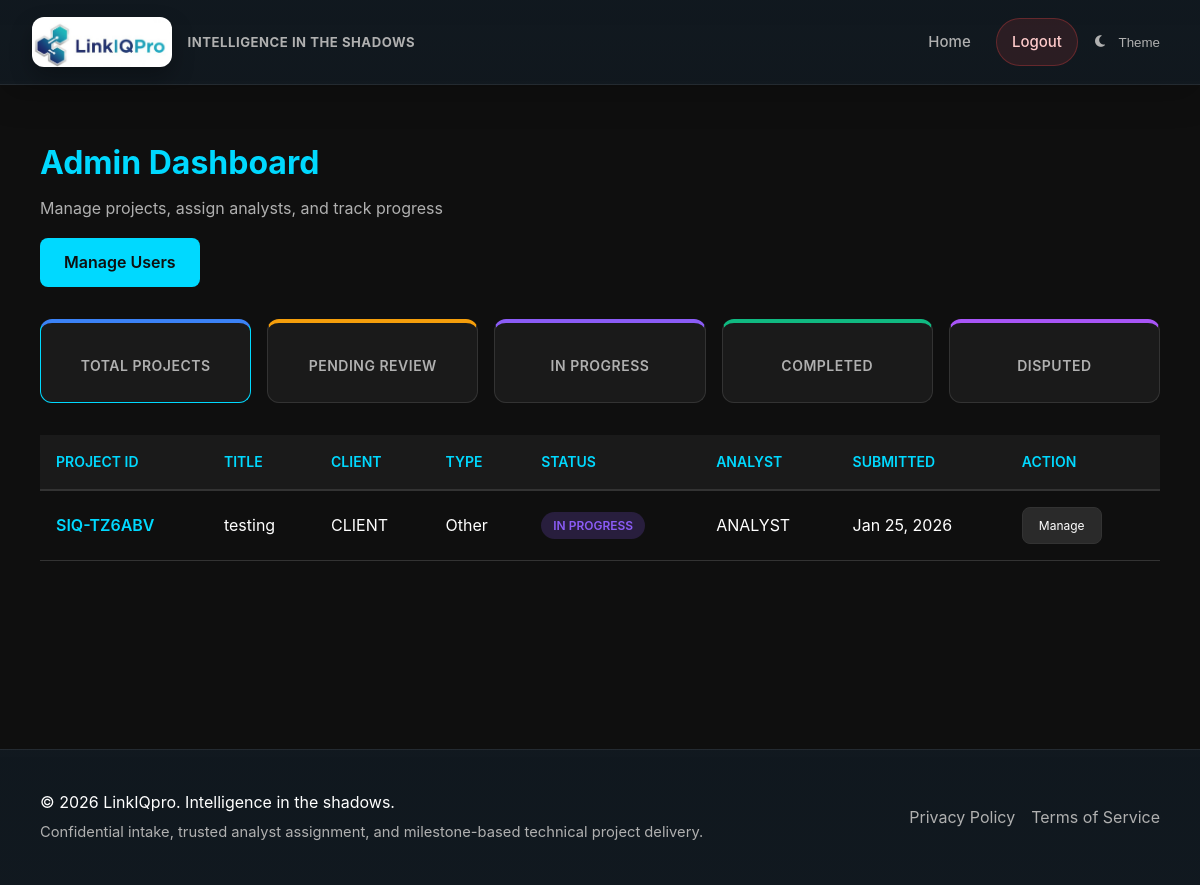
Page /dashboard/admin/ (signed in) on the earlier database version.
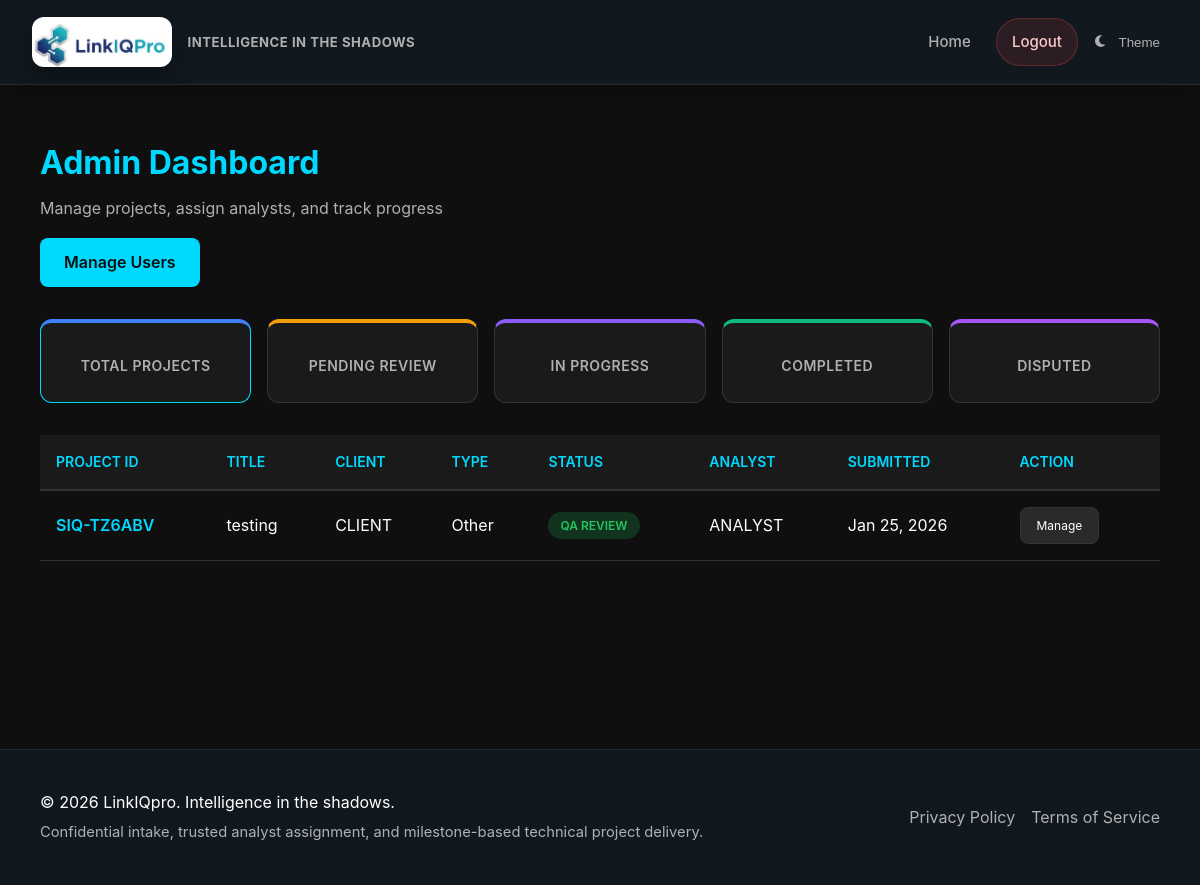
Same page on the later database version.
### apps/projects/models.py (models this page shows, shortened)
class Project(models.Model):
    STATUS_CHOICES = [
        ('submitted', 'Submitted'),
        ('accepted', 'Accepted'),
        ('in_progress', 'In Progress'),
        ('qa', 'QA Review'),
        ('completed', 'Completed'),
        ('rejected', 'Rejected'),
        ('disputed', 'Disputed'),
    ]
    STAGE_CHOICES = [
        ('proposal', 'Proposal'),
        ('data_analysis', 'Data Analysis'),
        ('literature_review', 'Literature Review'),
        ('methodology', 'Methodology'),
        ('full_project', 'Full Project'),
    ]
    SUPPORT_TYPES = [
        ('sample_size', 'Sample Size Calculation'),
        ('analysis_plan', 'Analysis Plan'),
        ('statistical_analysis', 'Statistical Analysis'),
        ('data_cleaning', 'Data Cleaning'),
        ('methodology_review', 'Methodology Review'),
        ('report_writing', 'Report Writing'),
        ('reproducible_notebook', 'Reproducible Notebook'),
        ('other', 'Other'),
    ]
    DEADLINE_RANGE_CHOICES = [
        ('1_5_days', '1 - 5 Days'),
        ('5_10_days', '5 - 10 Days'),
        ('10_20_days', '10 - 20 Days'),
        ('20_30_days', '20 - 30 Days'),
        ('1_2_months', '1 - 2 Months'),
        ('2_3_months', '2 - 3 Months'),
        ('3_plus_months', '3+ Months'),
        ('flexible', 'Flexible / No Rush'),
    ]
    BUDGET_RANGE_CHOICES = [
        ('under_100', 'Under $100'),
        ('100_250', '$100 - $250'),
        ('250_500', '$250 - $500'),
        ('500_1000', '$500 - $1,000'),
        ('1000_2500', '$1,000 - $2,500'),
        ('2500_5000', '$2,500 - $5,000'),
        ('5000_10000', '$5,000 - $10,000'),
        ('10000_plus', '$10,000+'),
        ('discuss', 'Let\'s Discuss'),
    ]
    id = models.UUIDField(primary_key=True, default=uuid.uuid4, editable=False)
    project_id = models.CharField(max_length=20, unique=True, default=generate_project_id)
    client = models.ForeignKey(
        'users.PseudonymousUser',
        on_delete=models.PROTECT,
        related_name='projects'
    )
    assigned_analyst = models.ForeignKey(
        'users.PseudonymousUser',
        on_delete=models.SET_NULL,
        null=True, blank=True,
        related_name='assigned_projects'
    )
    title = models.CharField(max_length=500)
    description = models.TextField()
    stage = models.CharField(max_length=20, choices=STAGE_CHOICES)
    support_type = models.CharField(max_length=50, choices=SUPPORT_TYPES)
    research_area = models.CharField(max_length=255)
    sample_size = models.IntegerField(null=True, blank=True)
    preferred_methods = models.TextField(null=True, blank=True)
    deadline = models.DateField(null=True, blank=True)
    deadline_range = models.CharField(
        max_length=20,
        choices=DEADLINE_RANGE_CHOICES,
        null=True,
        blank=True,
        help_text='Expected timeline for project completion'
    )
    budget_range = models.CharField(
        max_length=20,
        choices=BUDGET_RANGE_CHOICES,
        null=True,
        blank=True,
        help_text='Expected budget range for the project'
    )
    attachment = models.FileField(
        upload_to='project_attachments/%Y/%m/%d/',
        null=True,
        blank=True,
        help_text='Optional document with additional project details'
    )
    attachment_filename = models.CharField(max_length=500, null=True, blank=True)
    status = models.CharField(max_length=20, choices=STATUS_CHOICES, default='submitted')
    confirms_lawful_use = models.BooleanField(default=False)
    confirms_data_rights = models.BooleanField(default=False)
    irb_approval_provided = models.BooleanField(default=False)
    total_price = models.DecimalField(max_digits=10, decimal_places=2, default=0)
    paid_amount = models.DecimalField(max_digits=10, decimal_places=2, default=0)
    released_amount = models.DecimalField(max_digits=10, decimal_places=2, default=0)
    created_at = models.DateTimeField(auto_now_add=True)
    updated_at = models.DateTimeField(auto_now=True)
    completed_at = models.DateTimeField(null=True, blank=True)
    class Meta:
        ordering = ['-created_at']
        db_table = 'core_project'
        indexes = [
            models.Index(fields=['project_id']),
            models.Index(fields=['client', 'status']),
            models.Index(fields=['status']),
        ]

### apps/users/models.py (models this page shows, shortened)
class PseudonymousUser(models.Model):
    id = models.UUIDField(primary_key=True, default=uuid.uuid4, editable=False)
    alias = models.CharField(max_length=255, unique=True)
    email = models.EmailField(null=True, blank=True)  # Deprecated - kept for migration
    email_hash = models.CharField(max_length=64, null=True, blank=True, unique=True)
    password_hash = models.CharField(max_length=255, null=True, blank=True)
    magic_token = models.CharField(max_length=255, unique=True, null=True, blank=True)
    magic_token_expires = models.DateTimeField(null=True, blank=True)
    is_admin = models.BooleanField(default=False)
    is_analyst = models.BooleanField(default=False)
    is_active = models.BooleanField(default=True)
    is_staff = models.BooleanField(default=False)
    is_superuser = models.BooleanField(default=False)
    created_at = models.DateTimeField(auto_now_add=True)
    last_login = models.DateTimeField(null=True, blank=True)
    last_seen = models.DateTimeField(default=timezone.now)
    class Meta:
        ordering = ['-created_at']
        db_table = 'core_pseudonymoususer'  # Keep existing table name
    @property
    def is_authenticated(self):
        return True

### apps/users/views.py (the view)
# urls.py: path('dashboard/admin/', views.admin_dashboard, name='admin_dashboard'),
@admin_required
def admin_dashboard(request):
    from apps.projects.repositories import ProjectRepository
    users = PseudonymousUser.objects.all().order_by('-created_at')
    projects = ProjectRepository.get_all_projects()
    user_service = UserManagementService()
    counts = user_service.get_user_stats()
    return render(request, 'core/admin_dashboard.html', {
        'users': users,
        'projects': projects,
        'user': request.user,
        'total_users': counts['total'],
        'total_clients': counts['clients'],
        'total_analysts': counts['analysts'],
        'total_admins': counts['admins'],
    })

### apps/projects/repositories.py (called while the page is built)
    @staticmethod
    def get_all_projects() -> List[Project]:
        return list(Project.objects.all().order_by('-created_at'))

### apps/users/repositories.py (called while the page is built)
    @staticmethod
    def get_user_counts() -> dict:
        return {
            'total': PseudonymousUser.objects.count(),
            'clients': PseudonymousUser.objects.filter(is_admin=False, is_analyst=False).count(),
            'analysts': PseudonymousUser.objects.filter(is_analyst=True).count(),
            'admins': PseudonymousUser.objects.filter(is_admin=True).count(),
        }

### apps/users/services.py (called while the page is built)
    def get_user_stats(self) -> dict:
        return self.user_repo.get_user_counts()

### core/context_processors.py (called while the page is built)
def chat_users(request):
    if request.user.is_authenticated:
        admins = PseudonymousUser.objects.filter(is_admin=True, is_active=True)
        return {
            'chat_admins': admins,
        }
    return {}

### templates/core/admin_dashboard.html (shortened to what this page needs)
{% extends "base.html" %}
{% block content %}
<div class="admin-header">
    <h1>Admin Dashboard</h1>
    <p>Manage projects, assign analysts, and track progress</p>
    <a href="{% url 'core:admin_user_management' %}" class="btn btn-primary">
        Manage Users
    </a>
</div>
<div class="stats-grid">
    <div class="stat-card total-projects" data-filter="all">
        <div class="label">Total Projects</div>
    </div>
    <div class="stat-card pending-review" data-filter="pending">
        <div class="label">Pending Review</div>
    </div>
    <div class="stat-card in-progress" data-filter="in_progress">
        <div class="label">In Progress</div>
    </div>
    <div class="stat-card completed" data-filter="completed">
        <div class="label">Completed</div>
    </div>
    <div class="stat-card disputed" data-filter="disputed">
        <div class="label">Disputed</div>
    </div>
</div>
<div class="projects-table-container">
    <table class="projects-table">
        <thead>
            <tr>
                <th>Project ID</th>
                <th>Title</th>
                <th>Client</th>
                <th>Type</th>
                <th>Status</th>
                <th>Analyst</th>
                <th>Submitted</th>
                <th>Action</th>
            </tr>
        </thead>
        <tbody id="projectsTableBody">
            {% for project in projects %}
                <tr class="project-row" data-status="{{ project.status }}">
                    <td><a href="{% url 'core:project_triage' project.project_id %}" class="project-id-link">{{ project.project_id }}</a></td>
                    <td>{{ project.title|truncatewords:5 }}</td>
                    <td>{{ project.client.alias }}</td>
                    <td>{{ project.get_support_type_display }}</td>
                    <td><span class="status-badge status-{{ project.status }}">{{ project.get_status_display }}</span></td>
                    <td>{{ project.assigned_analyst.alias|default:"Unassigned" }}</td>
                    <td>{{ project.created_at|date:"M d, Y" }}</td>
                    <td>
                        <a href="{% url 'core:project_triage' project.project_id %}" class="btn btn-secondary action-btn">Manage</a>
                    </td>
                </tr>
            {% empty %}
                <tr>
                    <td colspan="8" style="text-align: center; padding: 2rem; color: var(--text-secondary);">
                        No projects found
                    </td>
                </tr>
            {% endfor %}
        </tbody>
    </table>
</div>
{% endblock %}

Differences in the rows shown:
changed Project "SIQ-TZ6ABV": status "IN PROGRESS" → "QA REVIEW"
